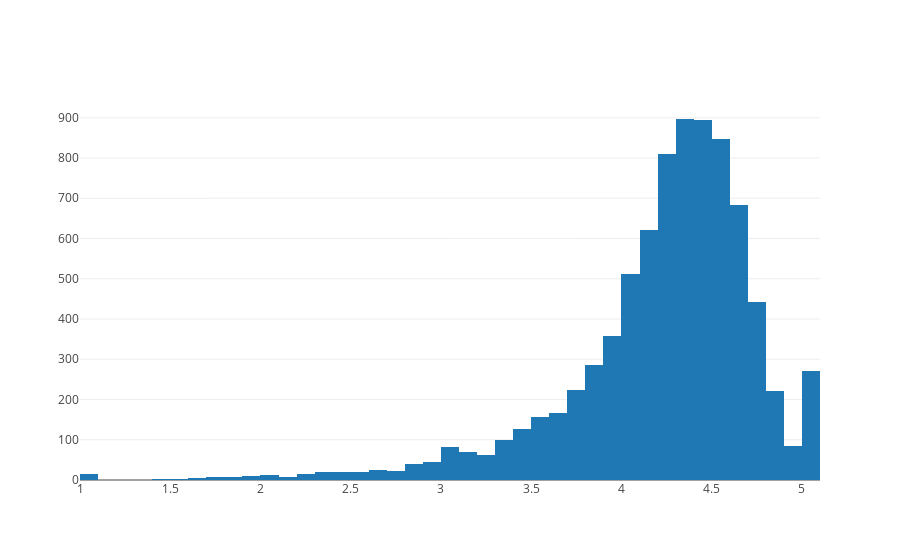

Write notebook code for a chart like this one.
### Code cell
data = [go.Histogram(
x = df.Rating,
xbins = {'start':1, 'size':0.1, 'end':5.1}
)]

plotly.offline.iplot(data, filename='abc')

### Figure 1 — Plotly figure (JSON) as saved in the notebook; plotly's stock layout.template omitted (floating-point values rounded to 4 significant figures; data arrays with more than 128 entries replaced by an {"elided": "..."} marker saying what was removed)
{"data": [{"type": "histogram", "uid": "c730c652-1ac9-48f9-a17b-395b4ceaaa4a", "x": {"elided": "9659 float values"}, "xbins": {"end": 5.1, "size": 0.1, "start": 1}}], "layout": {}}
